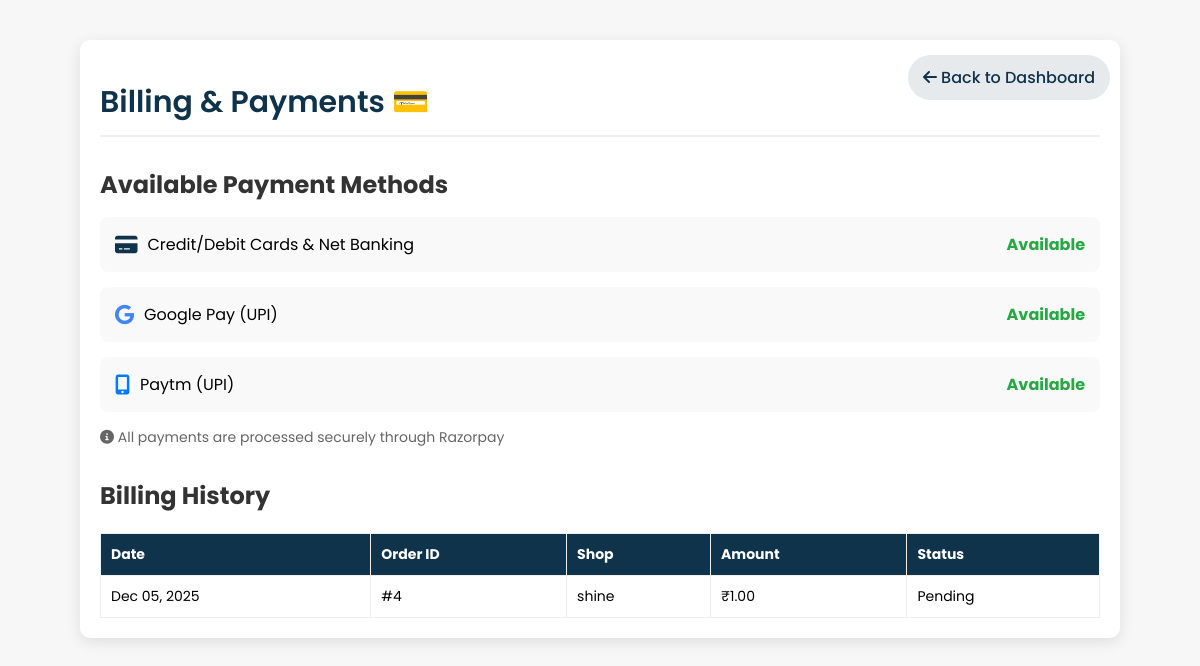
Page /billing/ (signed in) on the earlier database version.
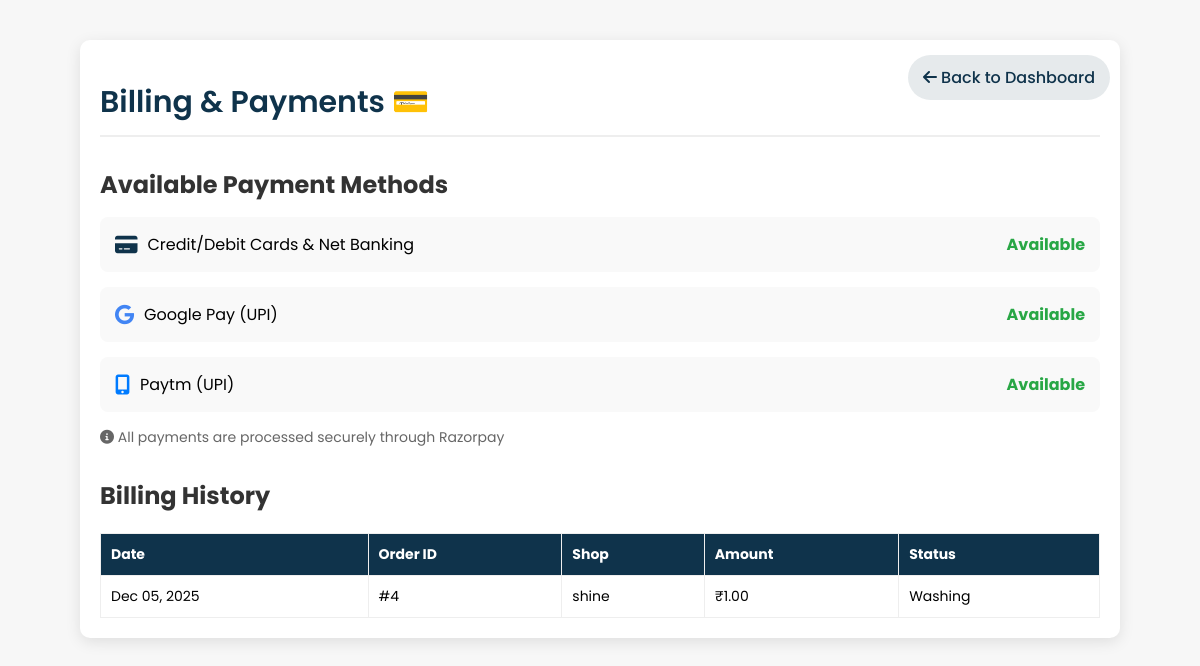
Same page on the later database version.
### shop/models.py (models this page shows, shortened)
class Order(models.Model):
    STATUS_CHOICES = [
        ('Pending', 'Pending'),
        ('Washing', 'Washing'),
        ('Drying', 'Drying'),
        ('Ironing', 'Ironing'),
        ('Ready', 'Ready for Pickup'),
        ('Completed', 'Completed'),
    ]
    PAYMENT_CHOICES = [
        ('Pending', 'Pending'),
        ('Completed', 'Completed'),
    ]
    user = models.ForeignKey(User, on_delete=models.CASCADE)
    shop = models.ForeignKey(LaundryShop, on_delete=models.CASCADE)
    branch = models.ForeignKey(Branch, on_delete=models.CASCADE, blank=True, null=True)
    amount = models.DecimalField(max_digits=10, decimal_places=2)
    cloth_status = models.CharField(max_length=20, choices=STATUS_CHOICES, default='Pending')
    payment_status = models.CharField(max_length=20, choices=PAYMENT_CHOICES, default='Pending')
    pickup_date = models.DateTimeField(blank=True, null=True)
    delivery_date = models.DateTimeField(blank=True, null=True)
    delivery_name = models.CharField(max_length=100, blank=True)
    delivery_address = models.TextField(blank=True)
    delivery_phone = models.CharField(max_length=15, blank=True)
    special_instructions = models.TextField(blank=True)
    created_at = models.DateTimeField(default=timezone.now)

class LaundryShop(models.Model):
    name = models.CharField(max_length=100, unique=True)
    email = models.EmailField(unique=True)
    password = models.CharField(max_length=128, blank=True)
    address = models.TextField(blank=True)
    phone = models.CharField(max_length=15, blank=True)
    city = models.CharField(max_length=100, blank=True)
    latitude = models.FloatField(blank=True, null=True)
    longitude = models.FloatField(blank=True, null=True)
    is_approved = models.BooleanField(default=False)
    is_open = models.BooleanField(default=True)
    created_at = models.DateTimeField(default=timezone.now)

### shop/views.py (the view)
# urls.py: path("billing/", views.billing_payments, name="billing"),
@login_required
def billing_payments(request):
    user_orders = Order.objects.filter(user=request.user).order_by('-created_at')
    return render(request, 'billing.html', {'orders': user_orders})

### shop/templates/billing.html (shortened to what this page needs)
{% load static %}
<!DOCTYPE html>
<html lang="en">
<head>
    <link rel="stylesheet" href="https://cdnjs.cloudflare.com/ajax/libs/font-awesome/6.0.0-beta3/css/all.min.css">
</head>
<body>
    <div class="page-container">
        <a href="{% url 'dashboard' %}" class="back-btn">
            <i class="fas fa-arrow-left"></i> Back to Dashboard
        </a>
        <h1 class="page-header">Billing & Payments 💳</h1>
        <div class="payment-section">
            <h2 class="section-title">Available Payment Methods</h2>
            <div class="payment-method-card">
                <div style="display: flex; align-items: center; gap: 10px;">
                    <i class="fas fa-credit-card" style="color: #0f334bff; font-size: 20px;"></i>
                    <span>Credit/Debit Cards & Net Banking</span>
                </div>
                <span style="color: #28a745; font-weight: bold;">Available</span>
            </div>
            <div class="payment-method-card">
                <div style="display: flex; align-items: center; gap: 10px;">
                    <i class="fab fa-google" style="color: #4285f4; font-size: 20px;"></i>
                    <span>Google Pay (UPI)</span>
                </div>
                <span style="color: #28a745; font-weight: bold;">Available</span>
            </div>
            <div class="payment-method-card">
                <div style="display: flex; align-items: center; gap: 10px;">
                    <i class="fas fa-mobile-alt" style="color: #007bff; font-size: 20px;"></i>
                    <span>Paytm (UPI)</span>
                </div>
                <span style="color: #28a745; font-weight: bold;">Available</span>
            </div>
            <p style="margin-top: 15px; color: #666; font-size: 14px;">
                <i class="fas fa-info-circle"></i> All payments are processed securely through Razorpay
            </p>
        </div>
        <div class="billing-history">
            <h2 class="section-title">Billing History</h2>
            {% if orders %}
            <table class="history-table">
                <thead>
                    <tr>
                        <th>Date</th>
                        <th>Order ID</th>
                        <th>Shop</th>
                        <th>Amount</th>
                        <th>Status</th>
                    </tr>
                </thead>
                <tbody>
                    {% for order in orders %}
                    <tr>
                        <td>{{ order.created_at|date:"M d, Y" }}</td>
                        <td>#{{ order.id }}</td>
                        <td>{{ order.shop.name }}</td>
                        <td>₹{{ order.amount }}</td>
                        <td>
                            {% if order.cloth_status == 'Completed' %}
                                Paid
                            {% else %}
                                {{ order.get_cloth_status_display }}
                            {% endif %}
                        </td>
                    </tr>
                    {% endfor %}
                </tbody>
            </table>
            {% else %}
            <p style="text-align: center; color: #666; padding: 20px;">No billing history found.</p>
            {% endif %}
        </div>
    </div>
</body>
</html>

Differences in the rows shown:
changed Order "shine": cloth_status "Pending" → "Washing"
